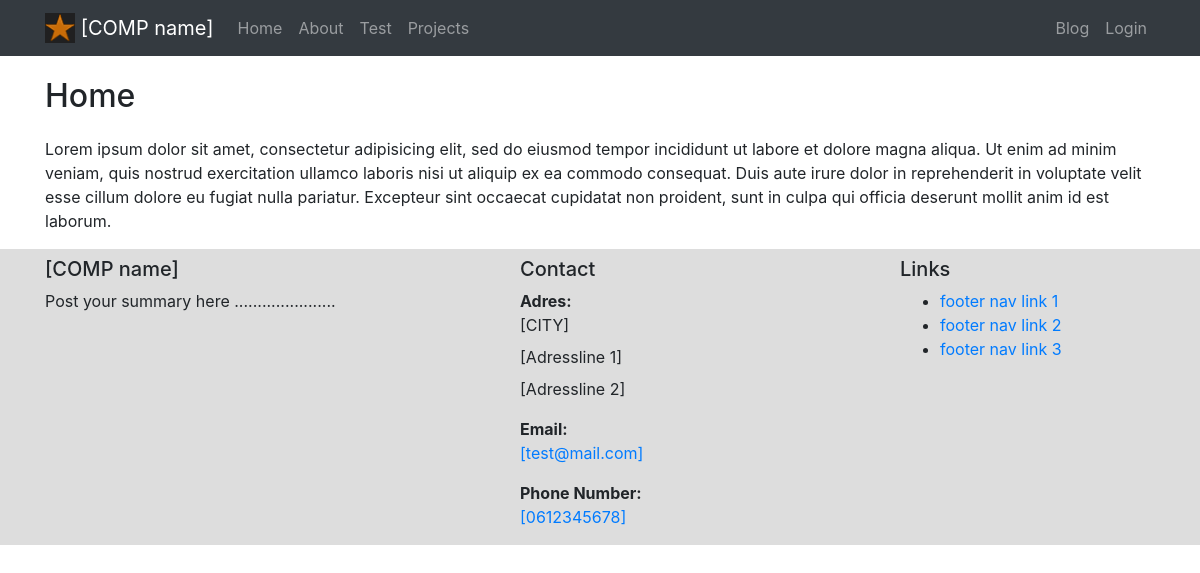
/home/, run on the app's committed database.
### website/models.py (models this page shows, shortened)
class Page(models.Model):
    title = models.CharField(max_length=100)
    slug = models.SlugField()
    content = HTMLField(null=True, blank=True)
    background_image = models.ImageField(upload_to='page_bg_images/%Y/', max_length=255, null=True, blank=True,
                                validators=[FileExtensionValidator(allowed_extensions=['jpg', 'png', 'jpeg', 'gif'])])
    date = models.DateTimeField(default=datetime.now,blank=True)
    author = models.ForeignKey(User, on_delete=models.CASCADE)

### website/views.py (the view)
# urls.py: path('<slug>/', PageDetailView.as_view(), name='Page-detailview'),
class PageDetailView(DetailView):
    model = Page

### website/processors.py (called while the page is built)
def COMPdata(request):
    COMP_data = {
        'name' : f"{COMP_NAME}",
        'phone' : f"{COMP_PHONE}",
        'email' : f"{COMP_EMAIL}",
        'city' : f"{CITY}",
        'adres1' : f"{ADDRESS_LINE_1}",
        'adres2' : f"{ADDRESS_LINE_2}",
        'summary' : f"{SUMMARY}",
        }
    return {'COMP': COMP_data}

### templates/website/page_detail.html
{% extends "base.html" %}
{% load staticfiles %}
{% block content %}
<h1 class="">{{ object.title }}</h1>
<p class="">{{ object.content }}</p>
{% endblock %}

### data on the page
Page: title "Home", content "Lorem ipsum dolor sit amet, consectetur adipisicing elit, sed do eiusmod tempor incididunt ut labore et dolore magna aliqua. Ut enim ad minim veniam, quis nostrud exercitation ullamco laboris nisi ut aliquip ex ea commodo consequat. Duis aute irure dolor in reprehenderit in voluptate velit esse cillum dolore eu fugiat nulla pariatur. Excepteur sint occaecat cupidatat non proident, sunt in culpa qui officia deserunt mollit anim id est laborum."

### other printed values
{{ COMP.name }} "[COMP name]"
{{ COMP.summary }} "Post your summary here ......................"
{{ COMP.city }} "[CITY]"
{{ COMP.adres1 }} "[Adressline 1]"
{{ COMP.adres2 }} "[Adressline 2]"
{{ COMP.email }} "[test@mail.com]"
{{ COMP.phone }} "[0612345678]"
